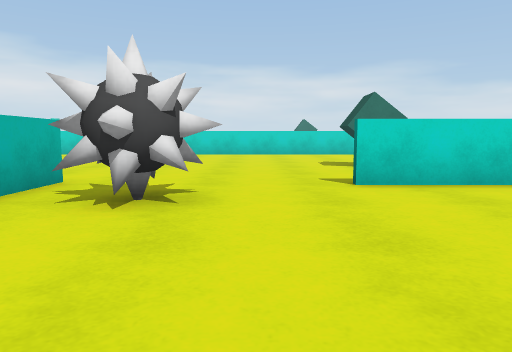
view 1 (above)

20 first-person views from a walk through a 3-D level made in the Unity game engine. The camera is 0.72 m above the floor, tilts 6° down and sees 70° across. The floor is counted in squares, 1 m on a side. Each view is taken from the middle of a square. On the plan, view 1 faces up. The plan holds only what a view shows up to about 11 squares ahead; the rest is blank. The place goes on beyond the plan.

view 2
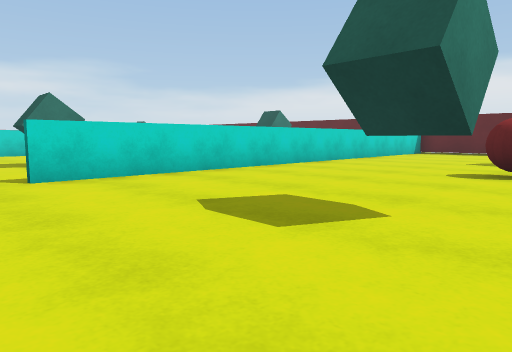

view 3
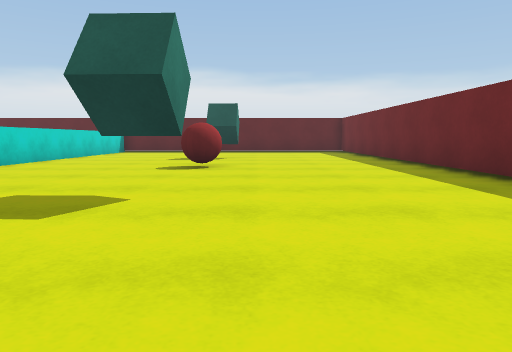

view 4
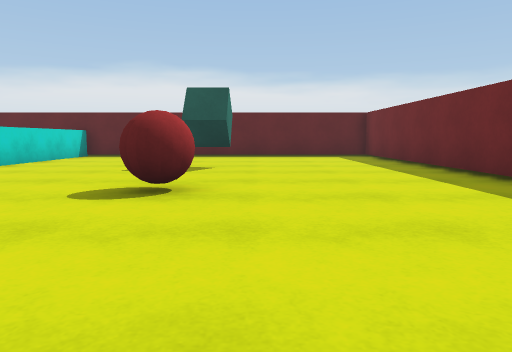

view 5
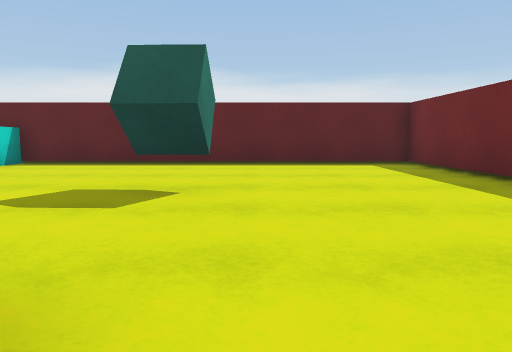

view 6
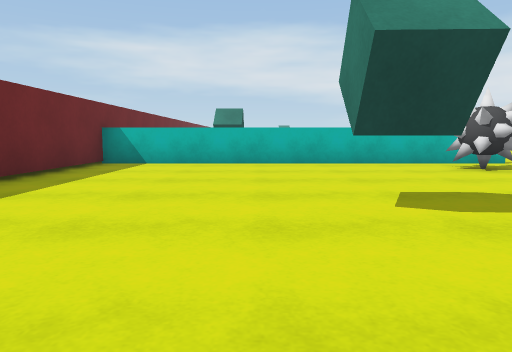

view 7
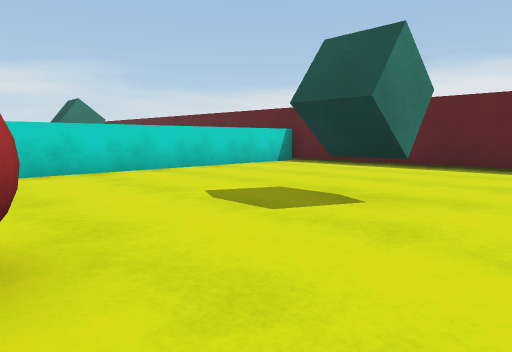

view 8
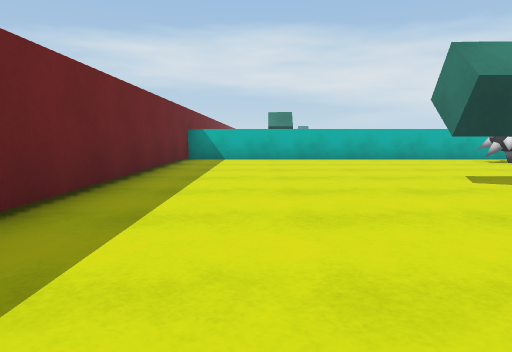

view 9
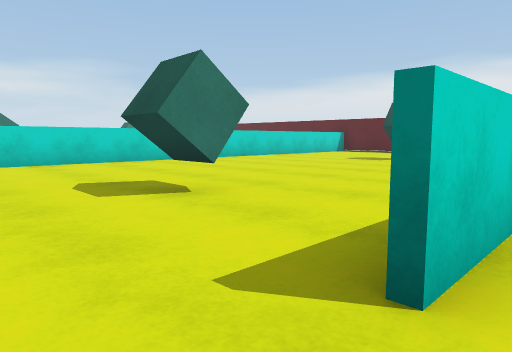

view 10
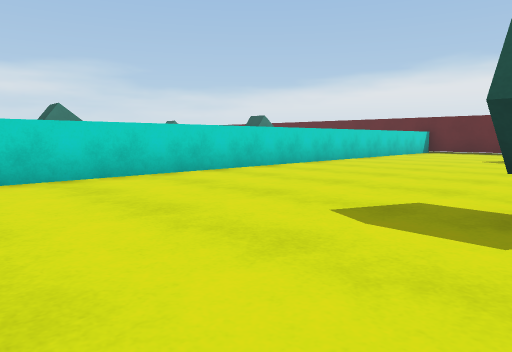

view 11
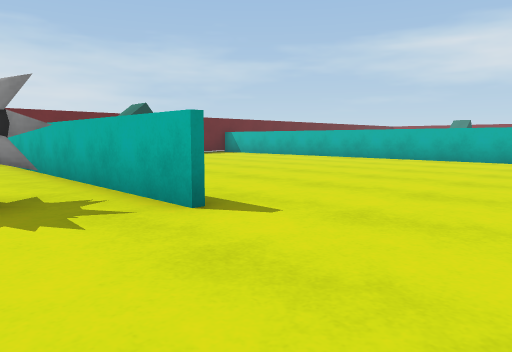

view 12
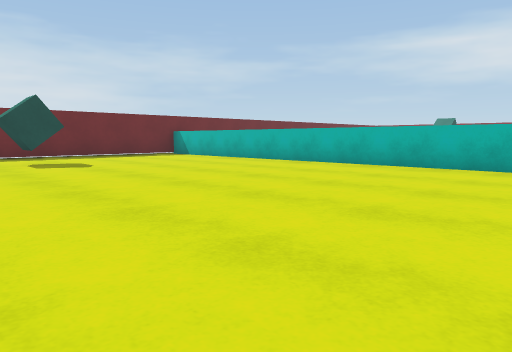

view 13
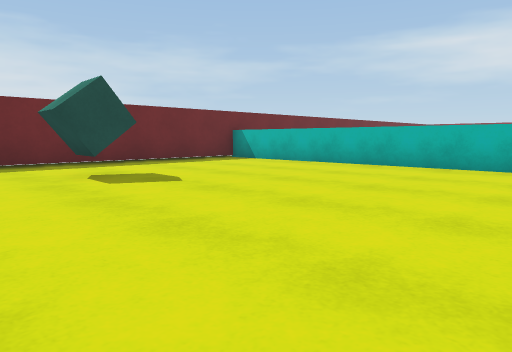

view 14
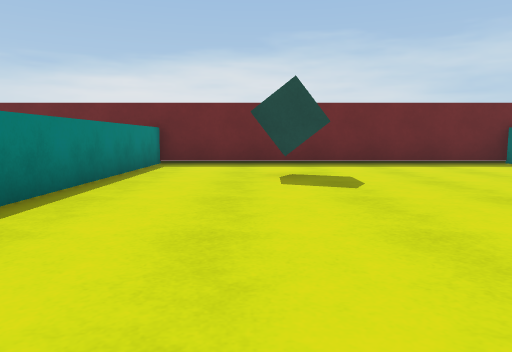

view 15
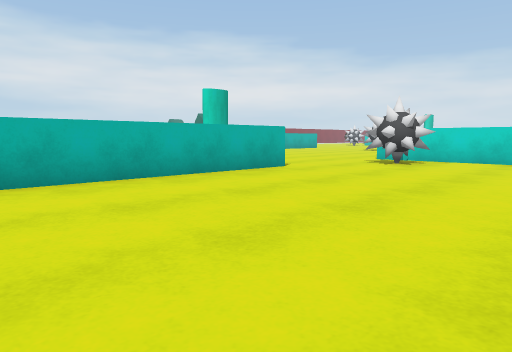

view 16
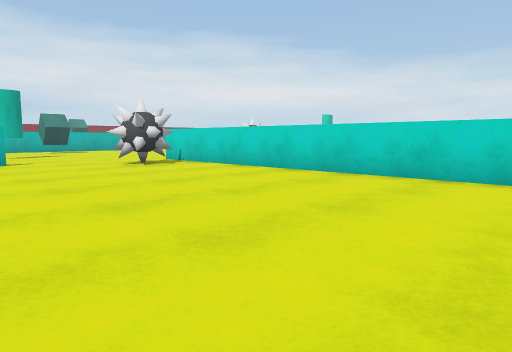

view 17
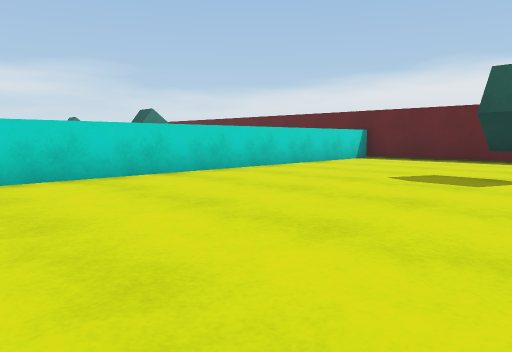

view 18
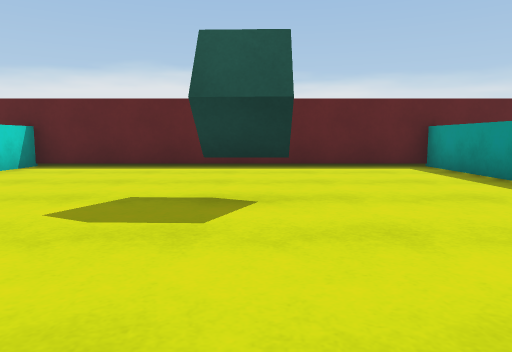

view 19
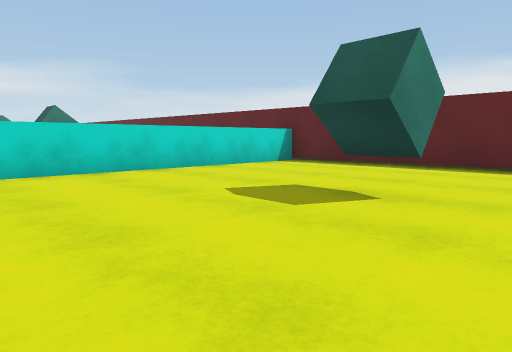

view 20
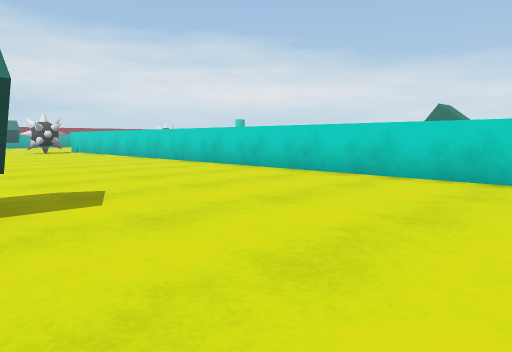

### Floor plan
Points are (right, up) in squares from view 1. A wall is a line through its corners. A room is listed if a view was taken in it or the views show most of it. See-through windows are left out.
Room 1 (views 1, 2, 3, 4, 5, 6, 7, 8)
walls: (17.2, 5.5) (1.5, 5.5); (-3.1, 4.5) (-3.1, -5.2); (-2.9, -5.2) (17.2, -5.2) (17.2, 6)
ways out: opening at (-0.5, 5.2) to room 2
objects: other object (-2, 4) to (-1, 5); other object (3, 0); other object (8, 0); other object (12, 0)
Room 2 (views 9, 10, 11, 12, 13, 14, 15, 16, 17, 18, 19, 20)
walls: (-3.1, 6) (-3.1, 4.5); (-13, 11.1) (-13, -1.8); (-3.3, -5.2) (-3.3, 1.2); (14.1, 5.7) (17.2, 5.7); (17.2, 6) (17.2, 15.5) (-11.1, 15.5); (-13.1, -5.2) (-2.9, -5.2)
ways out: opening at (-0.5, 5.2) to room 1; opening at (-12, 13)
objects: other object (-12, 13) to (-11, 15); other object (-7, -2) to (-6, -2); other object (3, 9); other object (12, 10)

Positions as (right, up) in squares from view 1, and headings:
1: (0, 0), facing up
2: (0, -1), facing up-right
3: (-1, -1), facing right
4: (3, -1), facing right
5: (7, -1), facing right
6: (7, -1), facing left
7: (8, -2), facing up-right
8: (9, -3), facing left
9: (0, 5), facing up-right
10: (-1, 9), facing up-right
11: (-1, 9), facing down-left
12: (-4, 9), facing down-left
13: (-4, 5), facing down-left
14: (-6, 5), facing down
15: (-7, 4), facing up-left
16: (-2, 9), facing up-left
17: (5, 9), facing up-right
18: (8, 10), facing right
19: (8, 8), facing up-right
20: (7, 9), facing up-left
